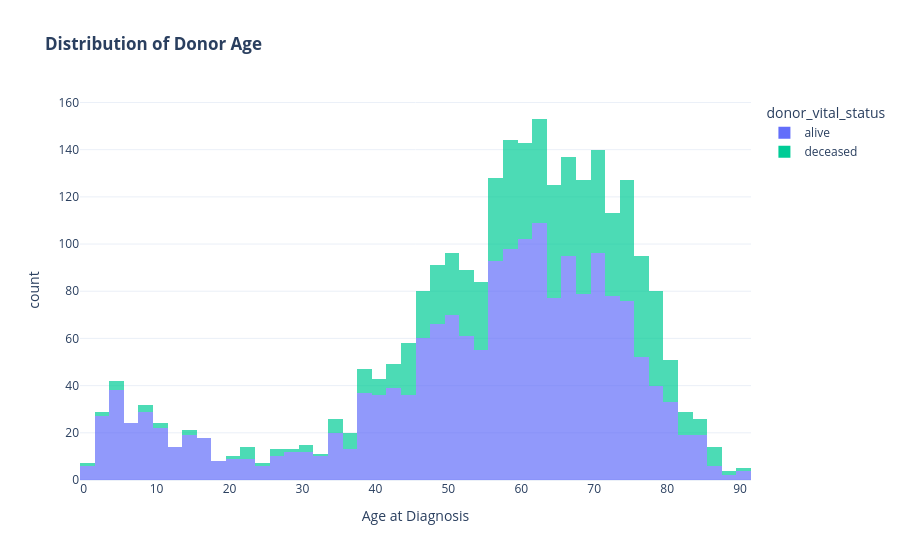

The notebook cell this image was saved under:
### Markdown cell above
We will use some clinical data as predictors for regression (predicting mutations from age at diagnosis), hence we need to check if Age is normally distributed.

### Code cell
fig_age = px.histogram(
    clinical_df, 
    x="donor_age_at_diagnosis", 
    color="donor_vital_status",
    nbins=50,
    title="<b>Distribution of Donor Age</b>",
    labels={"donor_age_at_diagnosis": "Age at Diagnosis", "count": "Number of Patients"},
    opacity=0.7,
    template="plotly_white"
)

fig_age.show()

### Figure 1 — Plotly figure (JSON) as saved in the notebook; plotly's stock layout.template omitted (floating-point values rounded to 4 significant figures; data arrays with more than 128 entries replaced by an {"elided": "..."} marker saying what was removed)
{"data": [{"bingroup": "x", "hovertemplate": "donor_vital_status=alive<br>Age at Diagnosis=%{x}<br>count=%{y}<extra></extra>", "legendgroup": "alive", "marker": {"color": "#636efa", "opacity": 0.7, "pattern": {"shape": ""}}, "name": "alive", "nbinsx": 50, "orientation": "v", "showlegend": true, "type": "histogram", "x": {"elided": "1873 float values"}, "xaxis": "x", "yaxis": "y"}, {"bingroup": "x", "hovertemplate": "donor_vital_status=deceased<br>Age at Diagnosis=%{x}<br>count=%{y}<extra></extra>", "legendgroup": "deceased", "marker": {"color": "#00cc96", "opacity": 0.7, "pattern": {"shape": ""}}, "name": "deceased", "nbinsx": 50, "orientation": "v", "showlegend": true, "type": "histogram", "x": {"elided": "792 float values"}, "xaxis": "x", "yaxis": "y"}], "layout": {"barmode": "relative", "legend": {"title": {"text": "donor_vital_status"}, "tracegroupgap": 0}, "title": {"text": "<b>Distribution of Donor Age</b>"}, "xaxis": {"anchor": "y", "domain": [0, 1], "title": {"text": "Age at Diagnosis"}}, "yaxis": {"anchor": "x", "domain": [0, 1], "title": {"text": "count"}}}}
